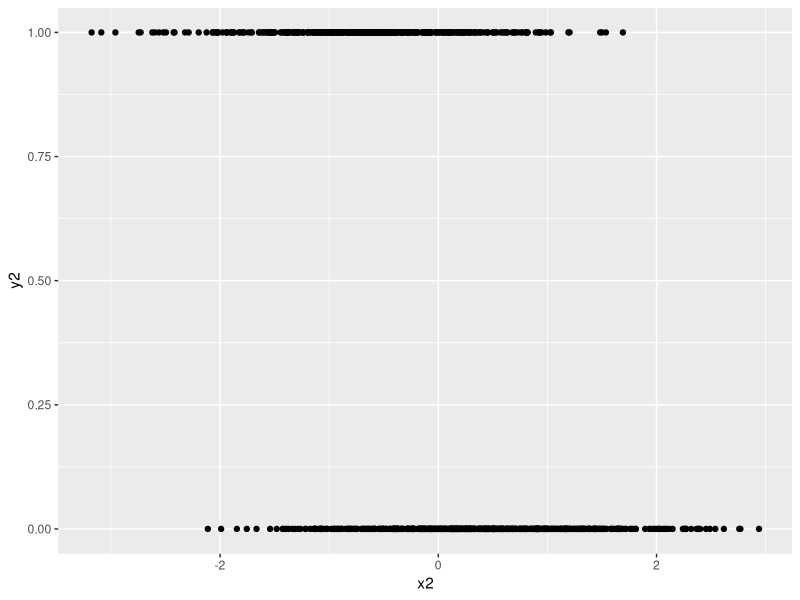

The R script that drew this image: (Note: this script raises an error after producing the figure.)
#This program estimates a bivariate ordered probit model with each dependent variable having 
# 3 outcomes using R's optim function

library(MASS)
library(foreign)
library(mvtnorm)
library(ggplot2)

#Generating data to test the model
n <- 1000								
x1 <- rnorm(n)
x2 <- rnorm(n)
sig <- diag(2)
sig[1,2] <- sig[2,1] <- .5
mu <- c(0,0)

e <- rmvnorm(n,mu,sig)
a <- .5
b <- .2
c <- -.2
d <- -.9

y1 <- b*x1+e[,1]
y2 <- c+d*x2+e[,2]

y1 <- (y1 <= 0)*1 + (y1 > 0 & y1 <= 1)*2  + (y1 > 1)*3
y2 <- (y2 <= 0)*0 + (y2 > 0)*1

mydata <- cbind(y1,y2,x1,x2)
mydata <- as.data.frame(mydata)
#write.dta(mydata, file="/Users/tiernay/Desktop/probit/bioprobit_r.dta")

y1.start <- as.factor(y1)
y2.start <- as.factor(y2)

ggplot(mydata, aes(x = x2, y = y2)) + geom_point()



# The bivariate ordered probit function
log.lik <- function(par , X1 , X2 , Y1 , Y2) {
	#X1 <- cbind(1,X1)
	X1 <- as.matrix(X1)
	X2 <- as.matrix(cbind(1,X2))

	Beta1 <- par[ncol(X1)]		#parameters for the first equation
	Beta2 <- par[(ncol(X1)+1):(ncol(X1)+2)]   #parameters for the second equation

	cut1 <- par[ncol(X1)+3]	#Second cut point for the first equation
	cut2 <- par[ncol(X1)+4]
	#cut22 <- par[(ncol(X1)+ncol(X2)+2)]	#Second cut point for the second equation

	gamma <- par[ncol(X1)+5]	  #parameter for the correlation coefficient

	#multiply gamma by a column of 1's, and then transform: (exp(rho)-1)/(1+exp(rho))
	rho <- (exp(gamma) - 1) / (1 + exp( gamma)) 

	mu1 <- as.matrix(X1) %*% Beta1 
	mu2 <- as.matrix(X2) %*% Beta2
	
	llik <- 0 

	cut_y1 <- c(-10000, cut1, cut2, 10000)
	cut_y2 <- c(-10000, 0, 10000)
	for (i in 1:nrow(mu1)){
		Sigma <- matrix(c(1, rho, rho, 1), 2, 2) 
		cut_left <- cut_y1[Y1[i]]
		cut_right <- cut_y1[Y1[i]+1]
		cut_down <- cut_y2[Y2[i]]
		cut_up <- cut_y2[Y2[i]+1]
		llik <- llik + log(pmvnorm(lower = c(cut_left, cut_down), upper = c(cut_right, cut_up), mean = c(mu1[i,], mu2[i,]), corr = Sigma))
	}

	return(llik)
}
 





# Generate starting values with an ordinary probit
op.result1 <- polr(y1.start ~ x1, method=c("probit"))
#op.result2 <- polr(y2.start ~ x2, method=c("probit"))
op.result2 <- glm(y2.start ~ x2, family=binomial(link="probit"), data=mydata)
start.val <- c(op.result1$coef[1],op.result2$coef,op.result1$zeta,0) 

res <- optim(start.val, log.lik, method = "L-BFGS-B", hessian = TRUE, control = list(fnscale = -1), X1 = x1, X2 = x2, Y1 = y1, Y2 = y2, lower = c(-Inf, -Inf, -Inf, -2, -2, -2), upper = c(Inf, Inf, Inf, 3, 3, 2)) 

print(res)
#res$par  # Return the parameters
#-solve(res$hessian) # Return the covariance matrix
#rho.convert(res$par[7])	 	# Return the correlation coefficint
	

